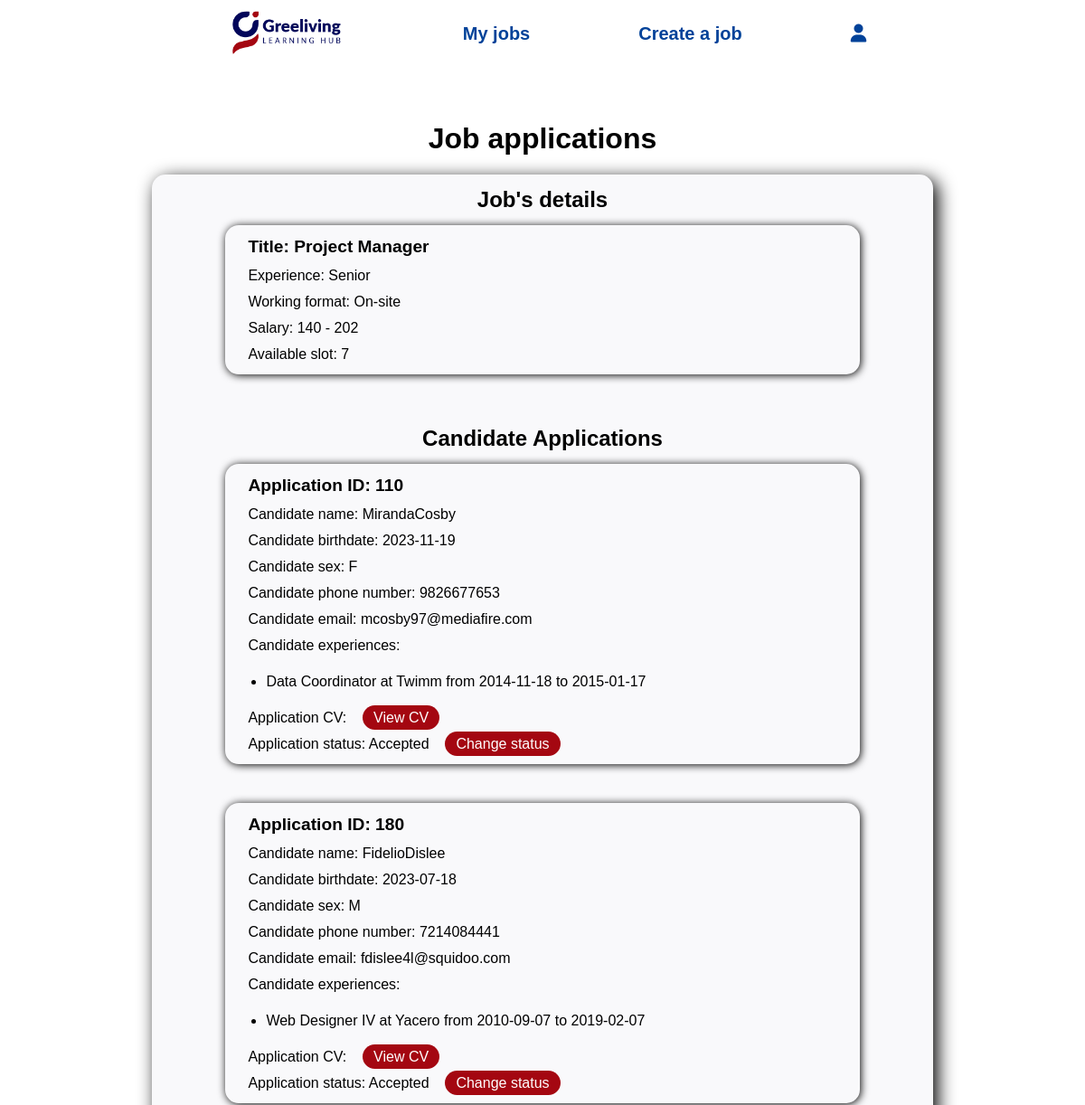
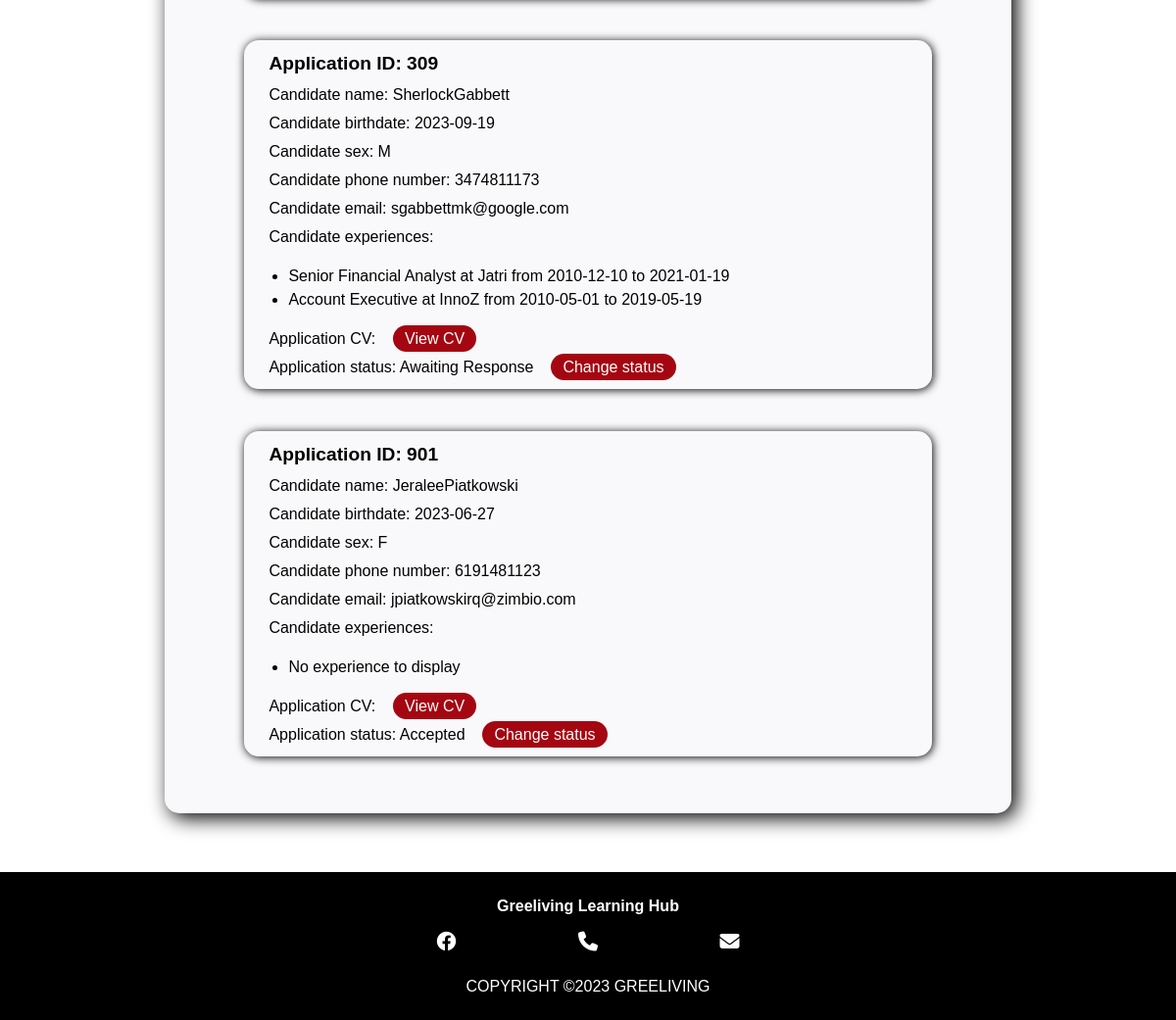
Screenshot of /GLH/view_applications.php?jobId=2 (signed in) with the database file from the repository (2 pictures, top to bottom).
### tables this page shows
CREATE TABLE `tbljob` (
  `id` int(11) NOT NULL,
  `title` varchar(100) NOT NULL,
  `description` text NOT NULL,
  `employerId` int(11) NOT NULL,
  `deadline` date NOT NULL,
  `salaryFrom` int(11) NOT NULL,
  `salaryTo` int(11) NOT NULL,
  `specializationId` int(11) DEFAULT NULL,
  `workingFormat` enum('Remote','Hybrid','On-site') NOT NULL,
  `experienceLevel` enum('Internship','Entry-level','Junior','Mid-level','Senior') NOT NULL,
  `slot` int(11) NOT NULL
);

CREATE TABLE `tbljobapplication` (
  `id` int(11) NOT NULL,
  `jobId` int(11) NOT NULL,
  `candidateId` int(11) NOT NULL,
  `status` enum('Awaiting Response','Awaiting Interview','Accepted','Rejected') NOT NULL DEFAULT 'Awaiting Response',
  `cv` text NOT NULL
);

CREATE TABLE `tblcandidate` (
  `id` int(11) NOT NULL,
  `firstName` varchar(50) NOT NULL,
  `lastName` varchar(50) NOT NULL,
  `birthdate` date NOT NULL,
  `sex` enum('M','F') NOT NULL,
  `email` varchar(50) NOT NULL,
  `phone` varchar(12) NOT NULL
);

CREATE TABLE `tblcandidateexperience` (
  `id` int(11) NOT NULL,
  `candidateId` int(11) NOT NULL,
  `dateStart` date NOT NULL,
  `dateEnd` date NOT NULL,
  `organization` varchar(100) NOT NULL,
  `role` varchar(50) NOT NULL
);

### GLH/view_applications.php (the view, shortened to what this page needs)
<?php
require_once("settings.php");
$conn = @mysqli_connect($host, $user, $pwd, $sql_db) or die("Unable to connect");
$jobId = $_GET['jobId'];
$jobQuery = "SELECT * FROM `tbljob` WHERE id = $jobId";
$jobQueryResult = mysqli_query($conn, $jobQuery);
$jobQueryDetail = mysqli_fetch_assoc($jobQueryResult);
$applicationQuery = "SELECT tbljobapplication.id AS jobApplicationId, tbljobapplication.status, tbljobapplication.cv, tblcandidate.id AS candidateId, tblcandidate.firstName, tblcandidate.lastName, tblcandidate.birthdate, tblcandidate.sex, tblcandidate.phone, tblcandidate.email
                    FROM tbljobapplication
                    JOIN tblcandidate ON tbljobapplication.candidateId = tblcandidate.id
                    WHERE jobId = $jobId";
$applicationResult = mysqli_query($conn, $applicationQuery);
?>
<!DOCTYPE html>
<html lang="en">
<head>
    <link rel="stylesheet" href="https://cdnjs.cloudflare.com/ajax/libs/font-awesome/6.1.1/css/all.min.css" />
    <link rel="stylesheet" href="styles/style.css">
</head>
<body>
    <?php
        include 'includes/header_employer.inc';
    ?>
    <main>
        <div class="job-application">
            <h1>Job applications</h1>
            <div class="job-application-section">
                <div class="job-application-detail">
                    <h2>Job's details</h2>
                    <div class="job-application-details">
                        <p>Title: <?php echo $jobQueryDetail['title']; ?></p>
                        <p>Experience: <?php echo $jobQueryDetail['experienceLevel']; ?></p>
                        <p>Working format: <?php echo $jobQueryDetail['workingFormat']; ?></p>
                        <p>Salary: <?php echo $jobQueryDetail['salaryFrom'] . ' - ' . $jobQueryDetail['salaryTo']; ?></p>
                        <p>Available slot: <?php echo $jobQueryDetail['slot']; ?></p>
                    </div>
                    <h2>Candidate Applications</h2>
                    <?php
                        if (mysqli_num_rows($applicationResult) == 0) {
                            echo "<div>No application to display<div/>";
                        }
                        else {
                            while ($applicationDetails = mysqli_fetch_assoc($applicationResult)) {
                                echo "<div class='job-application-details'>";
                                echo "<p>Application ID: " . $applicationDetails['jobApplicationId'] . "</p>";
                                echo "<p>Candidate name: " . $applicationDetails['firstName'] . $applicationDetails['lastName'] . "</p>";
                                echo "<p>Candidate birthdate: " . $applicationDetails['birthdate'] . "</p>";
                                echo "<p>Candidate sex: " . $applicationDetails['sex'] . "</p>";
                                echo "<p>Candidate phone number: " . $applicationDetails['phone'] . "</p>";
                                echo "<p>Candidate email: " . $applicationDetails['email'] . "</p>";
                                echo "<p>Candidate experiences: </p>";
                                echo "<ul>";
                                $candidateExpQuery = "SELECT * FROM tblcandidateexperience WHERE candidateId = " . $applicationDetails['candidateId'];
                                $candidateExpResult = mysqli_query($conn, $candidateExpQuery);
                                if (mysqli_num_rows($candidateExpResult) == 0) {
                                    echo "<li>No experience to display</li>";
                                }
                                else {
                                    while ($candidateExpDetails = mysqli_fetch_assoc($candidateExpResult)) {
                                        echo "<li>{$candidateExpDetails['role']} at {$candidateExpDetails['organization']} from {$candidateExpDetails['dateStart']} to {$candidateExpDetails['dateEnd']}</li>";
                                    }
                                }
                                echo "</ul>";
                                echo "<p>Application CV: <a href='uploads/" . $applicationDetails['cv'] . "' class='job-application-cv'>View CV</a></p>";
                                echo "<p>Application status: " . $applicationDetails['status'] . " <a href='change_status.php?applicationId={$applicationDetails['jobApplicationId']}' class='job-application-status'>Change status</a> </p>";
                                echo "</div>";
                            }
                        }
                    ?>
                </div>
            </div>
        </div>
    </main>
    <?php
        include 'includes/footer.inc';
    ?>
</body>
</html>

### GLH/styles/style.css (style rules this page uses)
html { scroll-behavior: smooth; }
body { margin: 0; font-family: Arial, Helvetica, sans-serif; }
.job-application { margin: 5%; }
.job-application h1 { text-align: center; }
.job-application-section { border-radius: 15px; }
.job-application-detail { background-color: #f9f9fb; box-shadow: 5px 5px 20px rgb(0, 0, 0); border-radius: 15px; width: 80%; margin: 0 auto; line-height: 1.5; padding-bottom: 15px; }
.job-application-detail h2 { text-align: center; padding: 10px 0; margin: 0; }
.job-application-details { background-color: #f9f9fb; box-shadow: 1px 1px 10px rgb(0, 0, 0); border-radius: 15px; width: 80%; margin: 0 auto; padding: 5px; line-height: 1.5; margin-bottom: 5%; }
.job-application-details p { margin: 5px 0 5px 20px; }
.job-application-details p:first-child { font-weight: bolder; font-size: larger; }
.job-application-cv, .job-application-status { width: 150px; padding: 5px 12px; border-radius: 1000px; background-color: #a40711; color: white; border: none; text-decoration: none; margin-left: 2%; font-size: 2vh; }
main.candidatecoursedetailpage div h2, p { margin: 15px 30px; }
main.learningcoursedetail div h2, p { margin: 5px 0; }

### rows the page displays
tbljob: title "Project Manager", experienceLevel "Senior", workingFormat "On-site", salaryFrom "140", salaryTo "202", slot "7"
tbljobapplication: id "110", candidateId.firstName "Miranda", candidateId.lastName "Cosby", candidateId.birthdate "2023-11-19", candidateId.sex "F", candidateId.phone "9826677653", candidateId.email "mcosby97@mediafire.com", status "Accepted"
tblcandidateexperience: role "Data Coordinator", organization "Twimm", dateStart "2014-11-18", dateEnd "2015-01-17"
tbljobapplication: id "180", candidateId.firstName "Fidelio", candidateId.lastName "Dislee", candidateId.birthdate "2023-07-18", candidateId.sex "M", candidateId.phone "7214084441", candidateId.email "fdislee4l@squidoo.com", status "Accepted"
tblcandidateexperience: role "Web Designer IV", organization "Yacero", dateStart "2010-09-07", dateEnd "2019-02-07"
tbljobapplication: id "309", candidateId.firstName "Sherlock", candidateId.lastName "Gabbett", candidateId.birthdate "2023-09-19", candidateId.sex "M", candidateId.phone "3474811173", candidateId.email "sgabbettmk@google.com", status "Awaiting Response"
tblcandidateexperience: role "Senior Financial Analyst", organization "Jatri", dateStart "2010-12-10", dateEnd "2021-01-19"
tblcandidateexperience: role "Account Executive", organization "InnoZ", dateStart "2010-05-01", dateEnd "2019-05-19"
tbljobapplication: id "901", candidateId.firstName "Jeralee", candidateId.lastName "Piatkowski", candidateId.birthdate "2023-06-27", candidateId.sex "F", candidateId.phone "6191481123", candidateId.email "jpiatkowskirq@zimbio.com", shows "No experience to display", status "Accepted"
